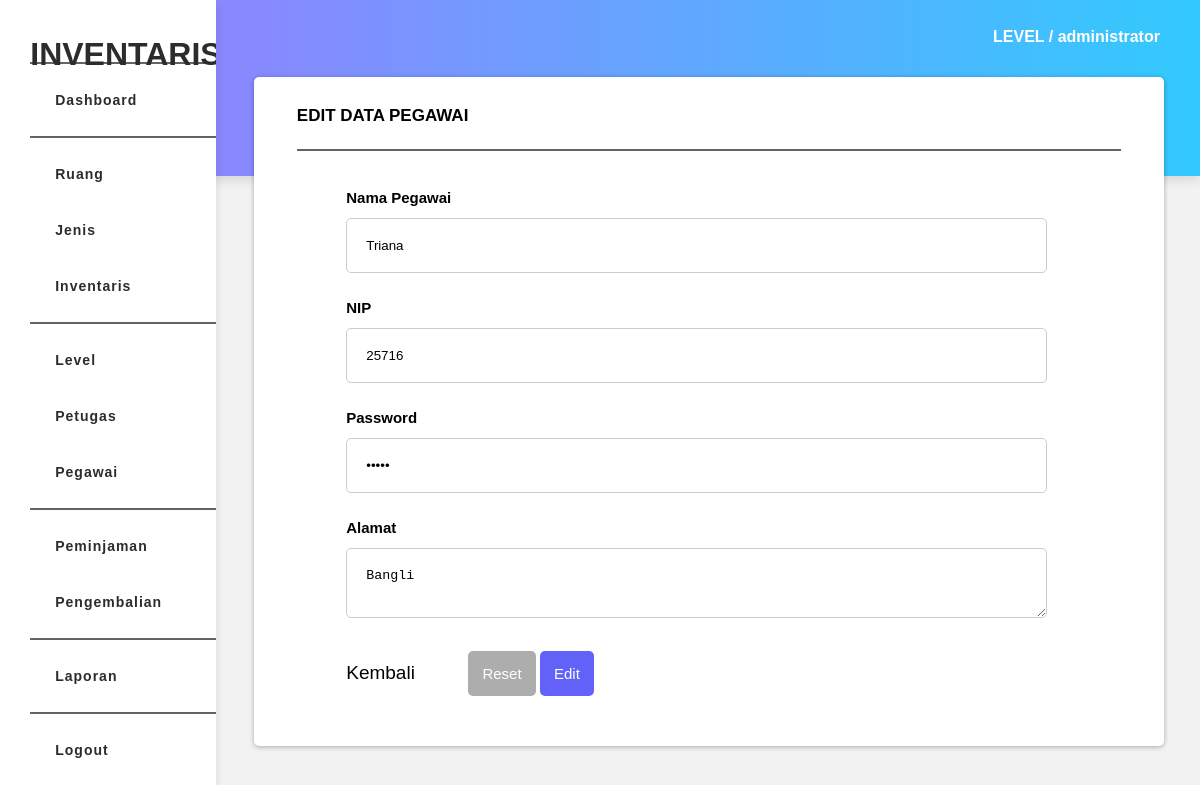
Page /views/pegawai/update_pegawai.php?id=3 (signed in) on the committed database.
### tables this page shows
CREATE TABLE `pegawai` (
  `id_pegawai` int(11) NOT NULL,
  `nama_pegawai` varchar(30) NOT NULL,
  `nip` varchar(20) NOT NULL,
  `password` varchar(10) NOT NULL,
  `alamat` text NOT NULL
);

### function/connect.php (called while the page is built, shortened)
<?php
class Connect
{
    private $host = 'localhost';
    private $user = 'root';
    private $pass = '';
    private $db   = 'inventaris';
    function __construct()
    {
        $this->conn = new mysqli($this->host, $this->user, $this->pass, $this->db);
    }
}
?>

### function/f_pegawai.php (called while the page is built, shortened)
<?php
include 'connect.php';
class Pegawai extends Connect
{
    public function view_edit($id)
    {
        $query = "SELECT * FROM pegawai WHERE id_pegawai = '$id'";
        $hasil = $this->conn->query($query);
        $row = $hasil->fetch_array();
        $data[] = $row;
        return $data;
    }
}
?>

### views/pegawai/update_pegawai.php (the view, shortened to what this page needs)
<?php
	include '../../function/f_pegawai.php';
	$pegawai = new Pegawai();
	$id = $_GET['id'];
	$data = $pegawai->view_edit($id);
?>
<!DOCTYPE html>
<html>
<head>
	<link rel="stylesheet" href="../../assets/css/style.css">
</head>
<body>
		<?php include '../../page/dashboard/sidebar.php' ?>
	<div class="container">
		<div class="text-level" style="margin-top: 3%;">
			<h4>LEVEL / <?php echo $_SESSION['level']; ?></h4>
		</div>
		<div class="section">
				<div class="text-table">
						<h4>Edit Data Pegawai</h4>
				</div>
				<hr class="line">
				<div class="form-section">
						<form method="post" action="">
						<?php
							foreach($data as $row){
						?>
								<div class="form-input">
										<label class="form-lb">Nama Pegawai</label>
										<input type="text" name="nama_pegawai" class="form-line" placeholder="Nama Pegawai" value="<?php echo $row['nama_pegawai']; ?>">
								</div>
								<div class="form-input">
										<label class="form-lb">NIP</label>
										<input type="text" name="nip" class="form-line" placeholder="NIP" value="<?php echo $row['nip']; ?>">
								</div>
								<div class="form-input">
										<label class="form-lb">Password</label>
										<input type="password" name="password" class="form-line" placeholder="Password" value="<?php echo $row['password']; ?>">
								</div>
								<div class="form-input">
										<label class="form-lb">Alamat</label>
										<textarea class="form-line" name="alamat" placeholder="Alamat..."><?php echo $row['alamat']; ?></textarea>
								</div>
								<div class="form-btn">
										<a href="view_pegawai.php" class="link">Kembali</a>
										<input type="reset" name="reset" class="btn btn-grey" value="Reset" style="margin-left: 7%;">
										<input type="submit" name="submit" class="btn btn-black" value="Edit">
								</div>
							<?php } ?>
						</form>
				</div>
		</div>
	</div>
</body>
</html>

### assets/css/style.css (style rules this page uses)
body { background-color: #f2f2f2; font-family: sans-serif; }
a { text-decoration: none; }
.link { color: black; font-size: 19px; }
.btn-black { background-color: #6362f8 !important; }
.btn-grey { background-color: #adadad !important; }
.btn { color: #fff; padding: 14px; font-size: 15px; border: none; border-radius: 5px; cursor: pointer; }
.container { margin-left: 20%; margin-top: 1%; position: relative; }
.text-level { margin-left: 79%; margin-top: -3.5%; font-family: sans-serif; color: #fff; }
.section { background-color: #fff; padding: 30px 43px; box-shadow: 0 1px 5px rgba(0, 0, 0, 0.3); display: inline-block; width: 87%; margin: 9px; border-radius: 5px; margin-bottom: 5%; }
.text-table { margin-top: -23px; font-size: 17px; text-transform: uppercase; }
.line { border: 0.5px solid #656363; }
.form-section { margin-left: 6%; margin-right: 9%; margin-top: 3%; }
.form-input { display: grid; padding: 13px 0px; }
.form-line, select { padding: 19px; margin-top: 12px; border: 1px solid #ccc; border-radius: 5px; }
.form-lb { font-size: 15px; font-weight: bold; }
.form-btn { margin-top: 20px; margin-bottom: 20px; }

### rows in the picture
pegawai: nama_pegawai "Triana", nip "25716", alamat "Bangli"

### other values in the picture
$_SESSION['level'] "administrator"
